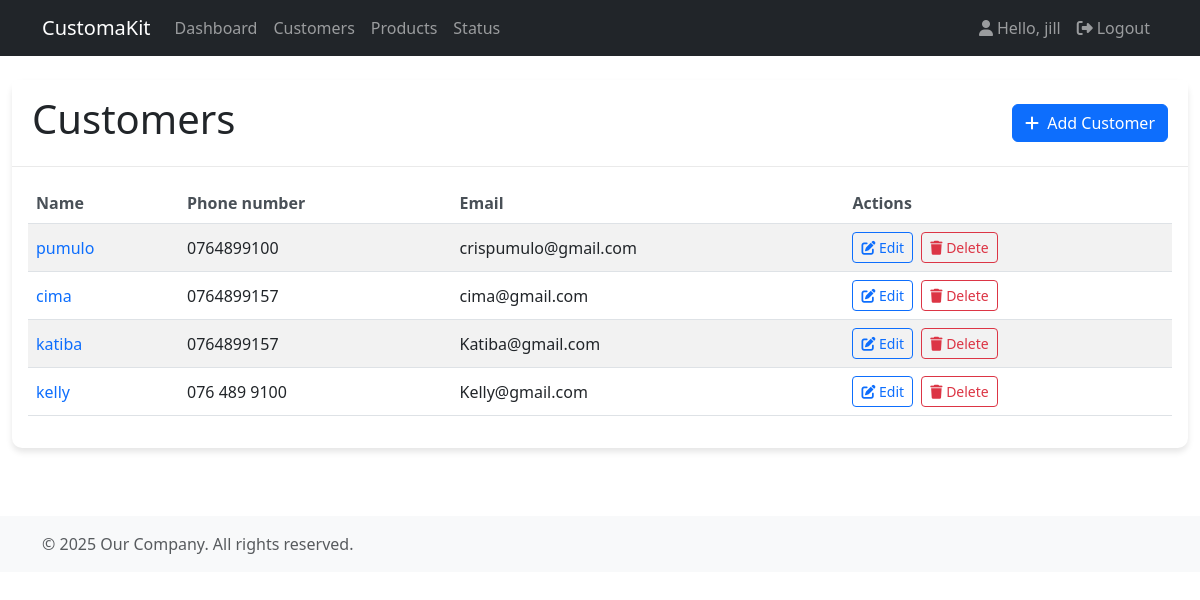
The page /customers/ (signed in) on the database its author committed.
### customer/models.py (models this page shows, shortened)
class Customer(models.Model):
  user = models.OneToOneField(User, null=True, on_delete=models.CASCADE)
  name = models.CharField(max_length=200, null=True)
  phone = models.CharField(max_length=200, null=True)
  profile_pic = models.ImageField(null=True, blank=True)
  email = models.CharField(max_length=200, null=True, unique=True)
  created_at = models.DateTimeField(auto_now_add=True)

### accounts/decorators.py (the view)
    def wrapper_func(request, *args, **kwargs):
      group = ''
      if request.user.groups.exists():
        group = request.user.groups.all()[0].name
      if group in allowed_roles:
        return view_func(request, *args, **kwargs)
      else:
        return HttpResponse('You are not authorized to access this page')

### customer/views.py (called while the page is built)
@login_required(login_url='login')
@allowed_user(allowed_roles=['admin'])
def customers(request):
  customers = Customer.objects.all()
  return render(request, 'customer/customers.html', {'customers':customers})

### customer/templates/customer/customers.html (shortened to what this page needs)
{% extends 'accounts/main.html' %}
{% block content %}
<div class="card">
    <div class="card-header">
        <div class="d-flex justify-content-between align-items-center">
            <h1>Customers</h1>
            <a class="btn btn-primary" href="{% url 'create_customer' %}">
                <i class="fas fa-plus me-1"></i> Add Customer
            </a>
        </div>
    </div>
    <div class="card-body">
        <div class="table-responsive">
            <table class="table table-striped table-hover">
                <thead>
                    <tr>
                        <th>Name</th>
                        <th>Phone number</th>
                        <th>Email</th>
                        <th>Actions</th>
                    </tr>
                </thead>
                <tbody>
                    {% for item in customers %}
                    <tr>
                        <td><a href="{% url 'customer_detail' item.id %}">{{ item.name }}</a></td>
                        <td>{{ item.phone }}</td>
                        <td>{{ item.email }}</td>
                        <td>
                            <a class="btn btn-sm btn-outline-primary me-1">
                                <i class="fas fa-edit"></i> Edit
                            </a>
                            <a class="btn btn-sm btn-outline-danger">
                                <i class="fas fa-trash"></i> Delete
                            </a>
                        </td>
                    </tr>
                    {% endfor %}
                </tbody>
            </table>
        </div>
    </div>
</div>
{% endblock %}

### accounts/templates/accounts/navbar.html (shortened to what this page needs)
<nav class="navbar navbar-expand-lg navbar-dark bg-dark mb-4 sticky-top">
    <div class="container">
        <a class="navbar-brand">CustomaKit</a>
        <div class="collapse navbar-collapse" id="navbarNav">
            {% if request.user.is_staff %}
                <ul class="navbar-nav me-auto">
                    <li class="nav-item">
                        <a class="nav-link" href="{% url 'dashboard' %}">Dashboard</a>
                    </li>
                    <li class="nav-item">
                        <a class="nav-link" href="{% url 'customers_list' %}">Customers</a>
                    </li>
                    <li class="nav-item">
                        <a class="nav-link" href="{% url 'product_list' %}">Products</a>
                    </li>
                    <li class="nav-item">
                        <a class="nav-link" href="{% url 'statuses' %}">Status</a>
                    </li>
                </ul>
            {% else %}
                <ul class="navbar-nav me-auto">
                    <li class="nav-item">
                        <a class="nav-link" href="{% url 'settings' %}">Settings</a>
                    </li>
                </ul>
            {% endif %}
            <ul class="navbar-nav ms-auto">
                <li class="nav-item">
                    <a class="nav-link" href="#"><i class="fas fa-user me-1"></i>Hello, {{ request.user }}</a>
                </li>
                <li class="nav-item">
                    <a class="nav-link" href="{% url 'logout' %}"><i class="fas fa-sign-out-alt me-1"></i>Logout</a>
                </li>
            </ul>
        </div>
    </div>
</nav>

### customer/static/customer/css/customer.css (style rules this page uses)
.card { border: none; border-radius: 10px; box-shadow: 0 4px 6px rgba(0, 0, 0, 0.1); margin-bottom: 20px; }
.card-header { background-color: #ffffff; border-bottom: 1px solid #eaeaea; padding: 15px 20px; }
.table th { font-weight: 600; color: #495057; border-top: none; }
.table td { vertical-align: middle; }
a { text-decoration: none; }

### rows shown on the page
Customer: name "pumulo", phone "0764899100", email "crispumulo@gmail.com"
Customer: name "cima", phone "0764899157", email "cima@gmail.com"
Customer: name "katiba", phone "0764899157", email "Katiba@gmail.com"
Customer: name "kelly", phone "076 489 9100", email "Kelly@gmail.com"

### other values the page prints
{{ request.user }} "jill"
